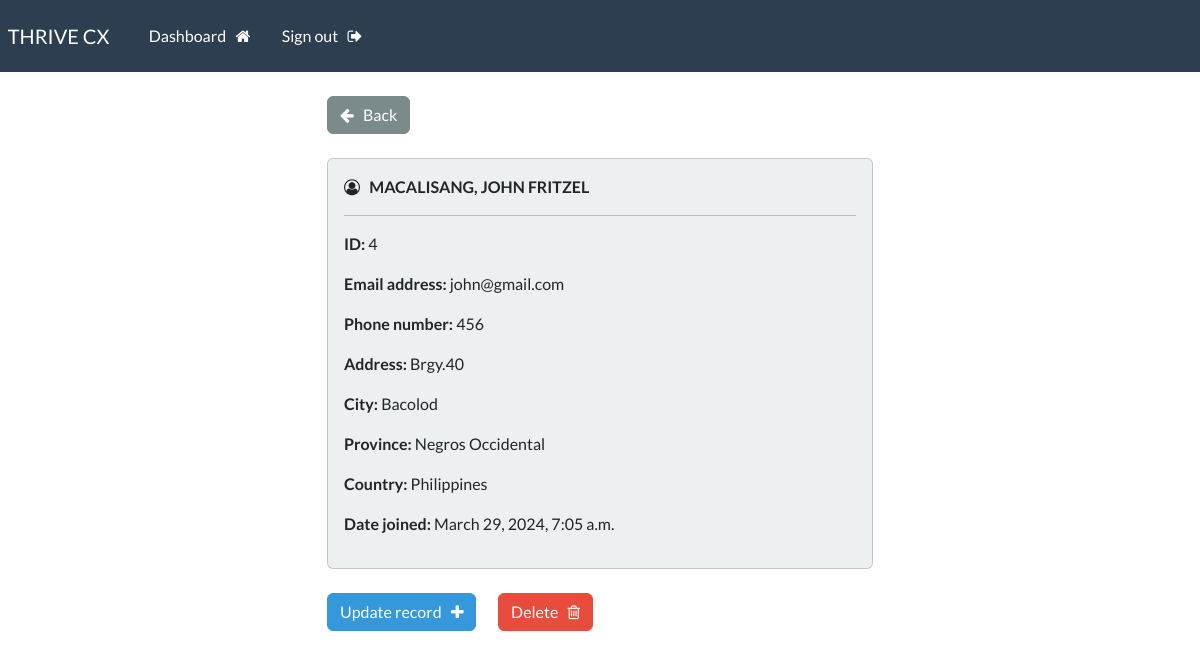
Page /view-record/4 (signed in) on the earlier database version.
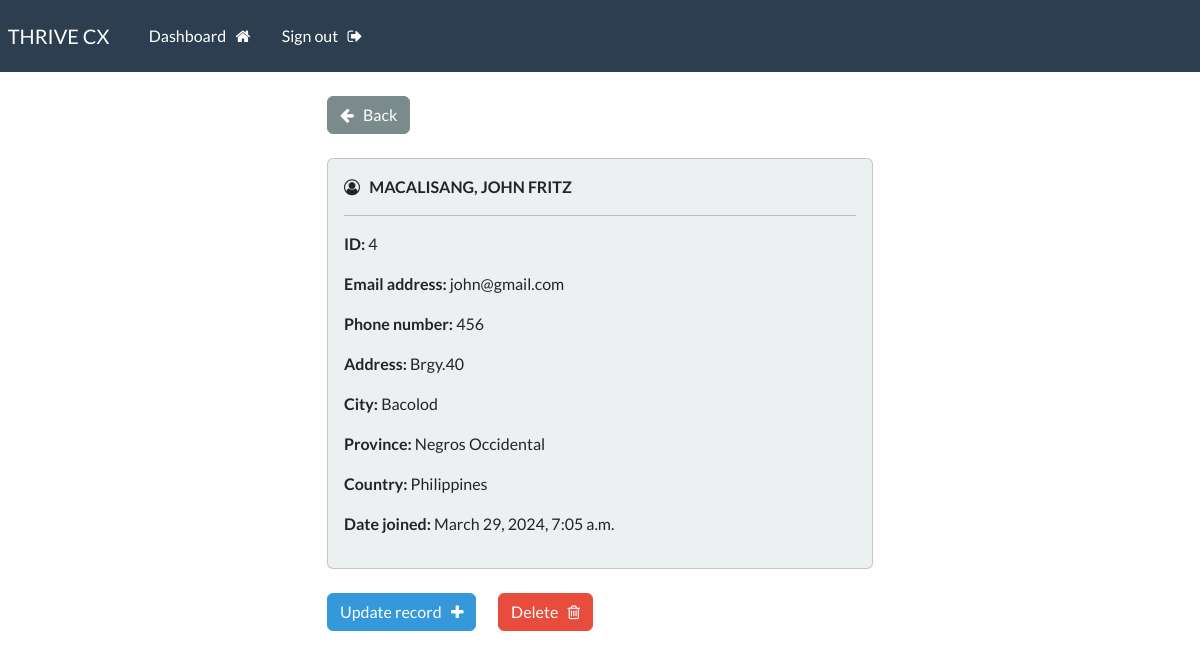
Same page on the later database version.
### app/models.py (models this page shows, shortened)
class ClientRecord(models.Model):
    creation_date = models.DateTimeField(auto_now_add=True)
    first_name = models.CharField(max_length=100)
    last_name = models.CharField(max_length=100)
    email_address = models.CharField(max_length=200)
    phone_number = models.CharField(max_length=20)
    address = models.CharField(max_length=200)
    city = models.CharField(max_length=100)
    province = models.CharField(max_length=100)
    country = models.CharField(max_length=100)

### app/views.py (the view)
# urls.py: path('view-record/<int:pk>', views.view_record, name='view-record'),
@login_required(login_url='my-login')
def view_record(request, pk):
    all_records = ClientRecord.objects.get(id=pk)
    context = {'record': all_records}
    return render(request, 'app/view-record.html', context=context)

### app/templates/app/view-record.html (shortened to what this page needs)
{% extends 'app/base.html' %}
{% block content %}
<div class="row justify-content-center">
    <div class="col-md-6">
        <a
            href="{% url 'dashboard' %}"
            class="btn btn-dark">
            <i class="fa fa-arrow-left" aria-hidden="true"></i>
            &nbsp; Back
        </a>
        <br>
        <br>
        <div class="card bg-light">
            <div class="card-body">
                <i class="fa fa-user-circle-o" aria-hidden="true"></i> &nbsp;
                <strong>
                    {{record.last_name|upper}},
                    {{record.first_name|upper}}
                </strong>
                <hr>
                <p> <strong> ID: </strong> {{record.id}} </p>
                <p> <strong> Email address: </strong> {{record.email_address}} </p>
                <p> <strong> Phone number: </strong> {{record.phone_number}} </p>
                <p> <strong> Address: </strong> {{record.address}} </p>
                <p> <strong> City: </strong> {{record.city}} </p>
                <p> <strong> Province: </strong> {{record.province}} </p>
                <p> <strong> Country: </strong> {{record.country}} </p>
                <p> <strong> Date joined: </strong> {{record.creation_date}} </p>
            </div>
        </div>
        <br>
        <a href="{% url 'update-record' record.id %}" class="btn btn-info"> Update record &nbsp; <i class="fa fa-plus" aria-hidden="true"></i> </a>
        <a href="{% url 'delete-record' record.id %}" class="btn btn-danger"> Delete &nbsp; <i class="fa fa-trash-o" aria-hidden="true"></i> </a>
    </div>
</div>
{% endblock %}

Differences in the rows shown:
changed ClientRecord "MACALISANG": first_name "JOHN FRITZEL" → "JOHN FRITZ"
